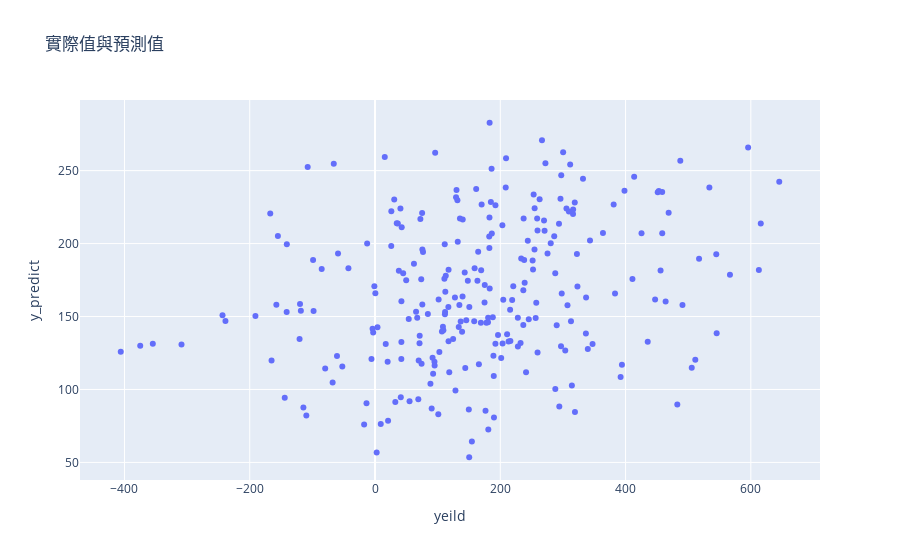

Notebook code cell kept with this figure:
### Code cell
fig = px.scatter(data, 
                 x="yeild", 
                 y="y_predict", 
                 title = '實際值與預測值')

iplot(fig)
plot(fig, filename='圖8-預測值與實際值.html')

### Figure 1 — Plotly figure (JSON) as saved in the notebook; plotly's stock layout.template omitted (floating-point values rounded to 4 significant figures; data arrays with more than 128 entries replaced by an {"elided": "..."} marker saying what was removed)
{"data": [{"hovertemplate": "yeild=%{x}<br>y_predict=%{y}<extra></extra>", "legendgroup": "", "marker": {"color": "#636efa", "symbol": "circle"}, "mode": "markers", "name": "", "orientation": "v", "showlegend": false, "type": "scatter", "x": {"elided": "256 float values"}, "xaxis": "x", "y": {"elided": "256 float values"}, "yaxis": "y"}], "layout": {"legend": {"tracegroupgap": 0}, "title": {"text": "實際值與預測值"}, "xaxis": {"anchor": "y", "domain": [0, 1], "title": {"text": "yeild"}}, "yaxis": {"anchor": "x", "domain": [0, 1], "title": {"text": "y_predict"}}}}
